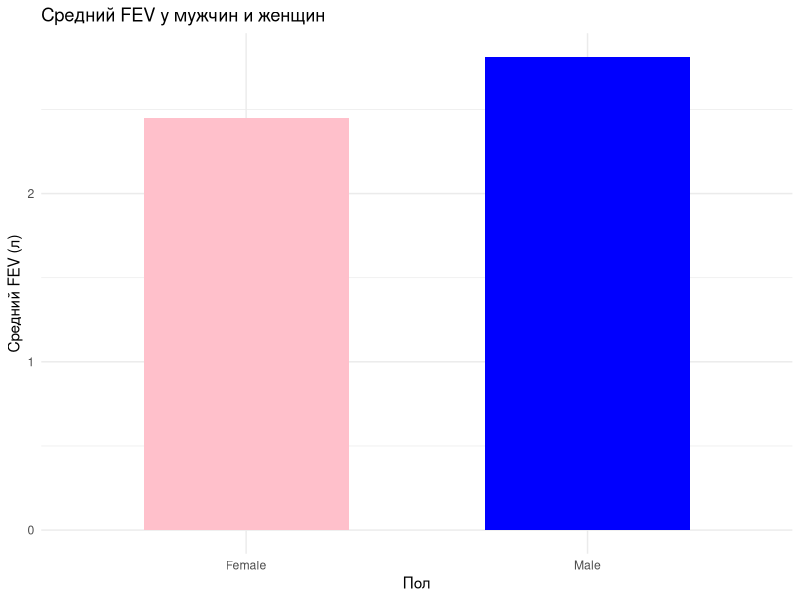
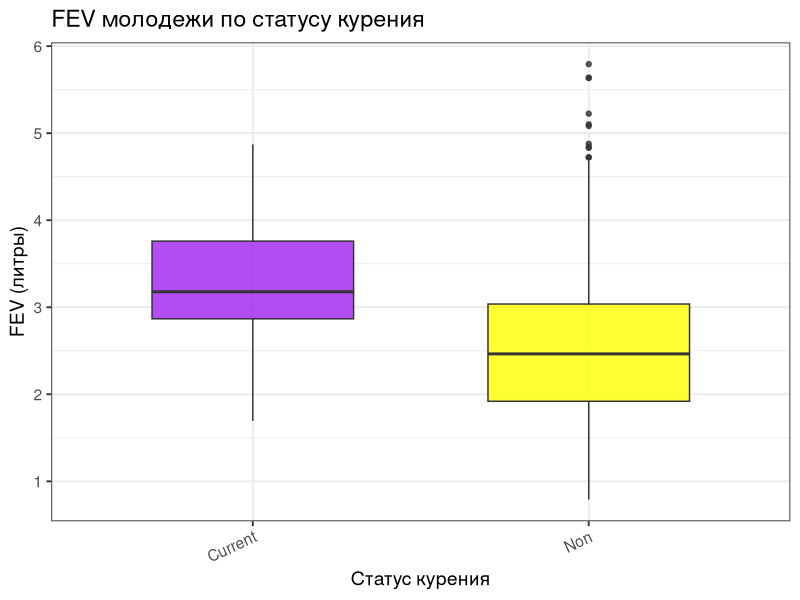
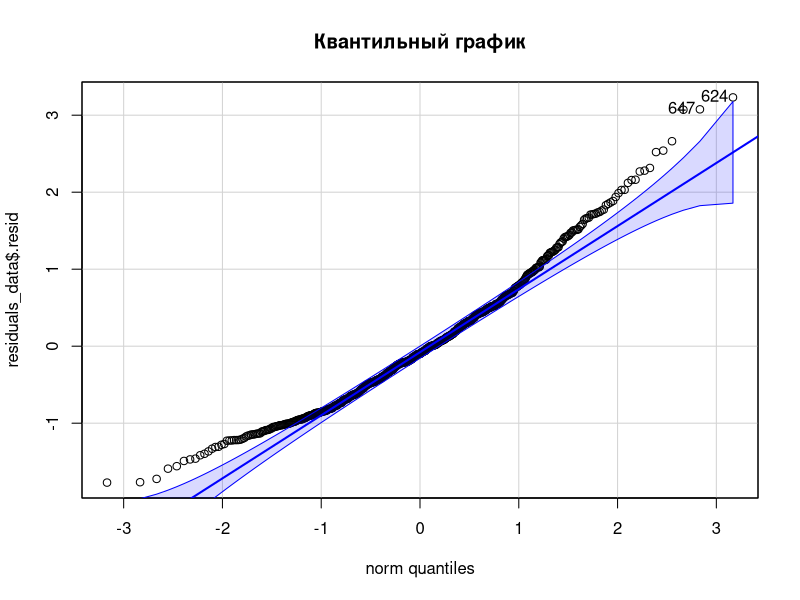

Recreate these plots in R, in order.
## ---- chunk 1

library(knitr)
opts_chunk$set(echo = FALSE, message = FALSE, warning = FALSE)

## ---- chunk 2

library(readxl)
library(ggplot2)
library(dplyr)
library(car)
library(broom)

## ---- chunk 3
fev <- read_excel("data/fev.xls", sheet = "tidy_data", col_names = TRUE, skip = 1, na = c("NA", ""))
table(fev$Sex)
## ---- chunk 4

## Формулировка гипотез
#Нулевая гипотеза: Средний FEV у мужчин и женщин одинаков у обоих полов 
#Альтернативная гипотеза: Средний FEV у мужчин и женщин различается

t_sex <- t.test(FEV ~ Sex, data = fev)
t_sex_tidy <- broom::tidy(t_sex)
knitr::kable(t_sex_tidy, caption = "Результаты t-теста (FEV у мужчин и женщин)")

# p-value
cat("p-value:", signif(t_sex$p.value, 3), "\n")

p_value <- t_sex$p.value
p_text <- ifelse(p_value < 0.0001, "p < 0.0001", paste0("p = ", signif(p_value, 3)))
cat(paste0(p_text, "\n"))
#cat("P-значение:", p_text, "\n")
if (p_value < 0.05) {
  cat("p-value < 0.0001, отвергаем нулевую гипотезу, статистически значимые различия между мужчинами и женщинами по FEV\n")
} else {
  cat("Нет оснований отвергать нулевую гипотезу, различия не значимы\n")
}

## ---- chunk 5

fev %>%
  group_by(Sex) %>%
  summarise(mean_FEV = mean(FEV)) %>%
  ggplot(aes(x = Sex, y = mean_FEV, fill = Sex)) +
  geom_col(width = 0.6) +
  scale_fill_manual(values = c("Male" = "blue", "Female" = "pink")) +  
  labs(title = "Средний FEV у мужчин и женщин",
       x = "Пол", y = "Средний FEV (л)") +
  theme_minimal() +
  theme(legend.position = "none")

## ---- chunk 6

fev_youth_clean <- fev %>%
  filter(!is.na(FEV), !is.na(Smoker)) %>%
  mutate(AgeGroup = ifelse(Age <= 21, "Youth", "Adult")) %>%
  filter(AgeGroup == "Youth")

## ---- chunk 7

ggplot(fev_youth_clean, aes(x = Smoker, y = FEV, fill = Smoker)) +
  geom_boxplot(alpha = 0.8, width = 0.6) +
  scale_fill_manual(values = c("Current" = "purple", "Non" = "yellow")) +
  labs(
    title = "FEV молодежи по статусу курения",
    x = "Статус курения",
    y = "FEV (литры)"
  ) +
  theme_bw(base_size = 14) +
  theme(
    axis.text.x = element_text(angle = 25, hjust = 1),
    legend.position = "none"
  )

## ---- chunk 8

anova_model <- aov(FEV ~ Smoker, data = fev_youth_clean)
residuals_data <- fortify(anova_model)


qqPlot(residuals_data$.resid, main = "Квантильный график")

tukey_results <- TukeyHSD(anova_model)
print(tukey_results)

